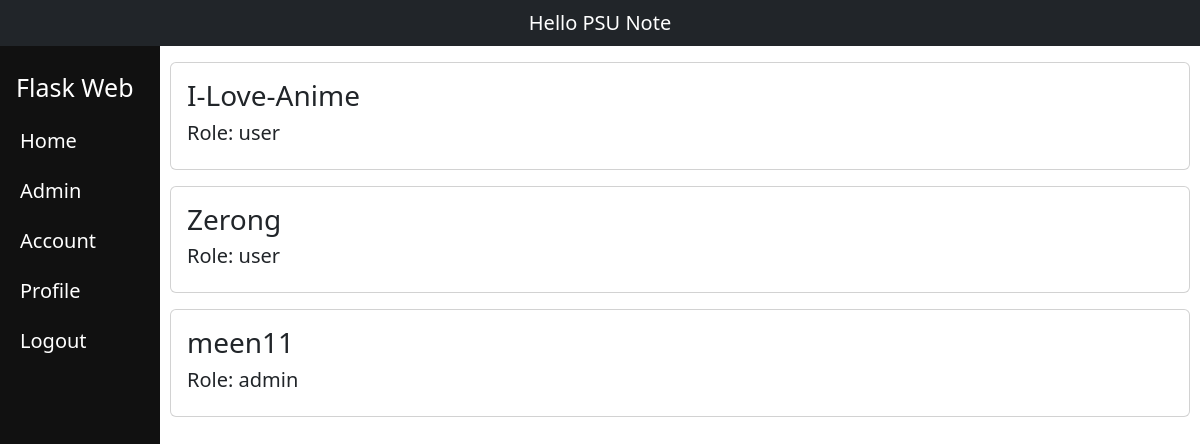
Page /accounts (signed in) on the committed database.
### models.py (models this page shows, shortened)
class User(db.Model, UserMixin):
    __tablename__ = "users"
    id = db.Column(db.Integer, primary_key=True)
    name = db.Column(db.String)
    username = db.Column(db.String)
    status = db.Column(db.String, default="active")
    _password_hash = db.Column(db.String)
    created_date = mapped_column(sa.DateTime(timezone=True), server_default=func.now())
    updated_date = mapped_column(sa.DateTime(timezone=True), server_default=func.now())
    roles: Mapped[list[Role]] = relationship(secondary=user_roles)
    @hybrid_property
    def password_hash(self):
        raise Exception("Password hashes may not be viewed.")
    @password_hash.setter
    def password_hash(self, password):
        password_hash = bcrypt.generate_password_hash(password.encode("utf-8"))
        self._password_hash = password_hash.decode("utf-8")
    serialize_rules = ("-_password_hash",)
    def has_role(self, role_name):
        return any(role.name == role_name for role in self.roles)

class Role(db.Model):
    __tablename__ = "roles"
    id: Mapped[int] = mapped_column(sa.Integer, primary_key=True)
    name: Mapped[str] = mapped_column(sa.String, nullable=False, default="user")
    created_date = mapped_column(sa.DateTime(timezone=True), server_default=func.now())

### noteapp.py (the view)
@app.route("/accounts")
def accounts():
    db = models.db
    users = db.session.execute(
        db.select(models.User).order_by(models.User.name)
    ).scalars()
    return flask.render_template(
        "accounts.html",
        users=users,
    )

### acl.py (called while the page is built)
@login_manager.user_loader
def load_user(user_id):
    return models.User.query.get(int(user_id))  # กำหนดการโหลดผู้ใช้งานจาก ID

### templates/accounts.html
{% extends 'sidebar.html' %}
{% block body %}
<div>
    {% for user in users %}
    <div class="card my-3">
        <div class="card-body">
            <h3 class="card-title">{{ user.name }}</h3>
            {% for r in user.roles %}
            <h5 class="card-title">Role: {{ r.name }}</h5>
            {% endfor %}
        </div>
    </div>
    {% endfor %}
</div>
{% endblock %}

### rows in the picture
User: name "I-Love-Anime"
Role: name "user"
User: name "Zerong"
User: name "meen11"
Role: name "admin"
